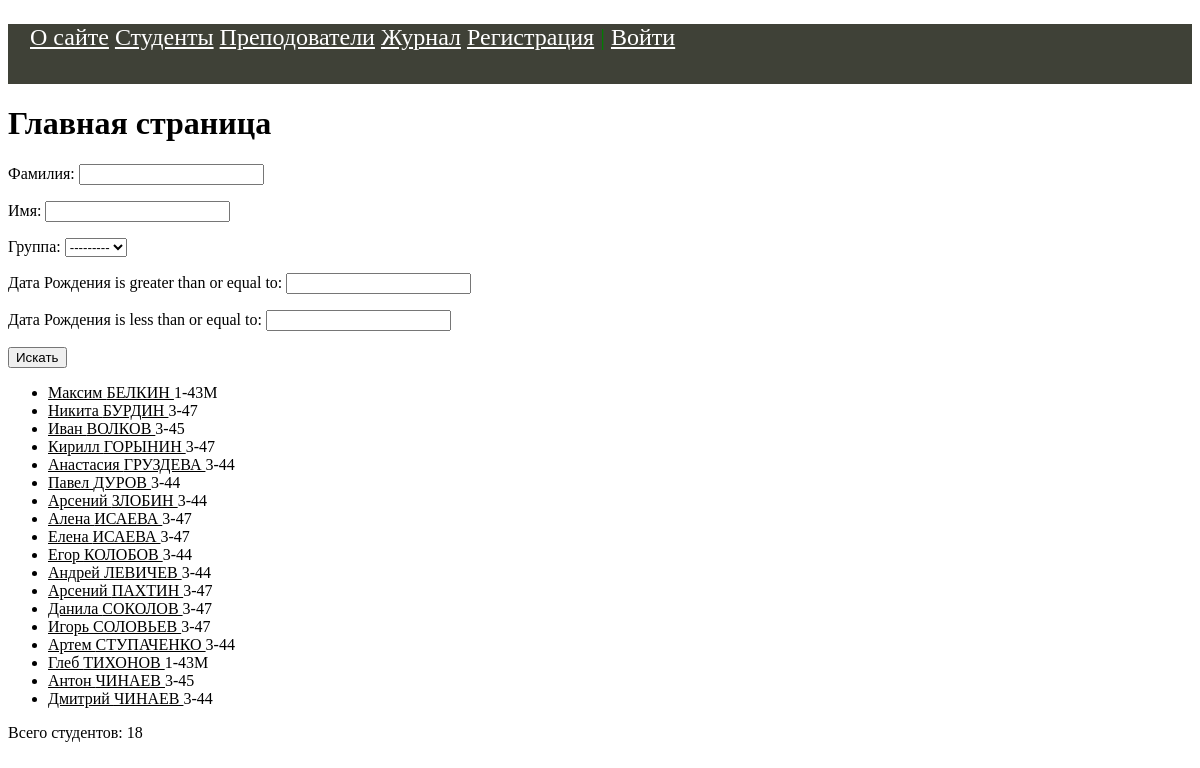
Before: / with the older database file.
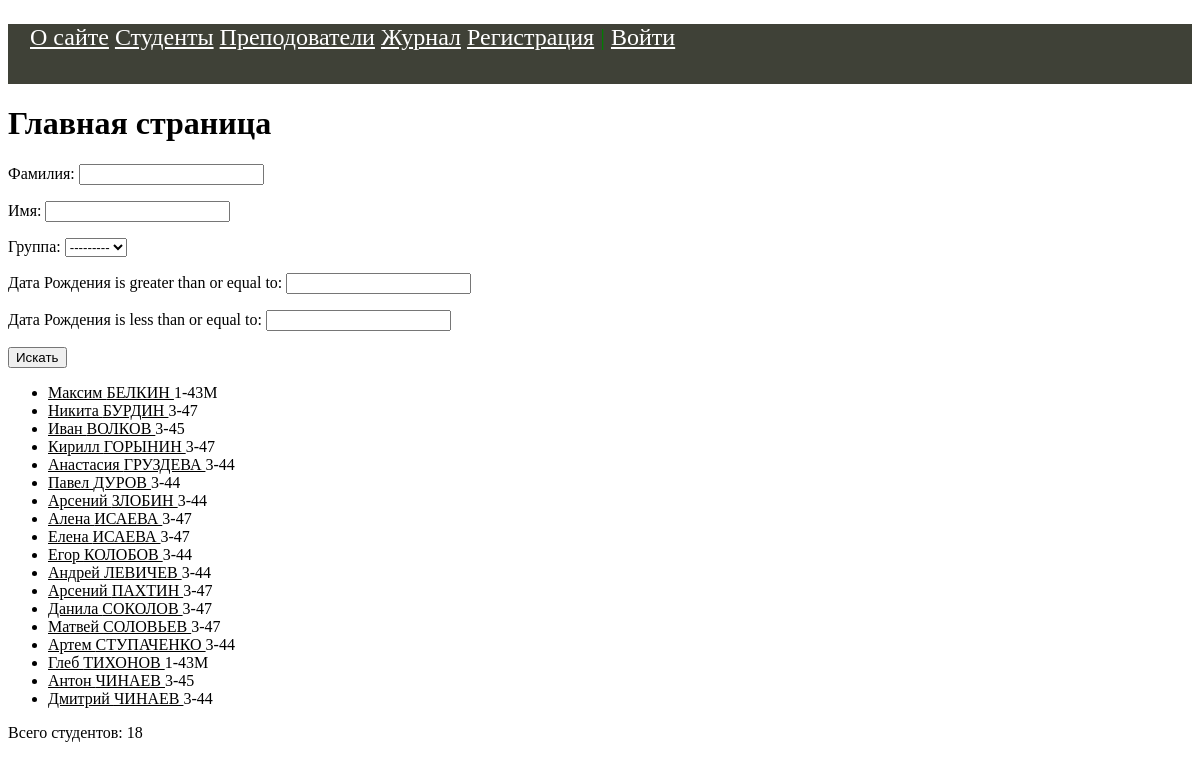
After: the same page with the newer database file.
### students/models.py (models this page shows, shortened)
class Student(models.Model):
    objects = models.Model
    first_name = models.CharField(verbose_name='Имя', max_length=50)
    last_name = models.CharField(verbose_name='Фамилия', max_length=50)
    middle_name = models.CharField(verbose_name='Отчество', max_length=50)
    email = models.EmailField(verbose_name='e-mail', blank=True)
    birth_date = models.DateField(verbose_name='Дата Рождения', default=date(1975, 9, 5))
    created_at = models.DateTimeField(verbose_name='Дата создания', auto_now_add=True)
    updated_at = models.DateTimeField(verbose_name='Дата изменения', auto_now=True)
    is_study = models.BooleanField(verbose_name='Учится', default=True)
    photo = models.ImageField(verbose_name='Фото', upload_to="photos/%Y/%m/%d")
    group = models.ForeignKey('Group', on_delete=models.CASCADE, verbose_name='Группа')
    slug = models.SlugField(verbose_name='URL', max_length=255, unique=True, db_index=True)
    user = models.ForeignKey(User, verbose_name='Пользователь', on_delete=models.CASCADE)
    class Meta:
        verbose_name = 'Студент'
        verbose_name_plural = 'Студенты'
        ordering = ['last_name', 'first_name']
    def get_absolute_url(self):
        return reverse('student', kwargs={'stud_slug': self.slug})

class Group(models.Model):
    name = models.CharField(verbose_name='Группа', max_length=5)
    course = models.CharField(verbose_name='Курс', max_length=2)
    enrollment_year = models.IntegerField(verbose_name='Год зачисления')
    objects = models.Manager()
    class Meta:
        verbose_name = 'Группа'
        verbose_name_plural = 'Группы'
        ordering = ['course', 'enrollment_year']
    def __str__(self):
        return f'{self.course}-{self.name}'

### students/views.py (the view)
# urls.py: path('', StudentHome.as_view(), name='home'),
class StudentHome(DataMixin, ListView):
    model = Student
    template_name = 'students/index.html'
    context_object_name = 'students'
    paginate_by = 20
    def get_queryset(self):
        queryset = super().get_queryset()
        st_filter = StudentFilter(self.request.GET, queryset)
        return st_filter.qs
    def get_context_data(self, **kwargs):
        context = super().get_context_data(**kwargs)
        auth = self.request.user.is_authenticated
        queryset = self.get_queryset()
        st_filter = StudentFilter(self.request.GET, queryset)
        c_def = self.get_user_context(title='Главная страница', auth=auth,
                                      st_filter=st_filter)
        return {**context, **c_def}

### students/utils.py (called while the page is built)
    def get_user_context(self, **kwargs):
        context = kwargs
        context['menu'] = menu
        return context

### students/templates/students/index.html (shortened to what this page needs)
{% extends 'students/base.html' %}
{% block content %}
    <h1>{{ title }}</h1>
    <form method="get" action="{%url 'home' %}">
        {{ st_filter.form.as_p }}
        <button type="submit">Искать</button>
    </form>
    <ul>
        {% for st in students %}
            <li>
                <a href="{{ st.get_absolute_url }}">
                    {{ st.first_name }}
                    {{ st.last_name | upper }}
                </a>
                {{ st.group.course }}-{{ st.group.name }}
            </li>
        {% endfor %}
    </ul>
    <p> Всего студентов: {{ students | length }}</p>
{% endblock %}

### students/templates/students/base.html (shortened to what this page needs)
<!DOCTYPE html>
{% load static %}
<html lang="ru">
<head>
    <link type="text/css" href="{% static 'students/css/styles.css' %}" rel="stylesheet" />
</head>
<body>
    {% block mainmenu %}
    <div class="header">
    <ul id="mainmenu" class="mainmenu">
        {% for m in menu %}
          <li><a href="{% url m.url_name %}">{{ m.title }}</a></li>
        {% endfor %}
        {% if request.user.is_authenticated %}
            <li class="last"> {{user.username}} | <a href="{% url 'logout' %}">Выйти</a></li>
        {% else %}
            <li class="last"><a href="{% url 'register' %}">Регистрация</a> | <a href="{% url 'login' %}">Войти</a></li>
        {% endif %}
    </ul>
    </div>
    {% endblock mainmenu %}
    {% block content %}
    {%endblock content %}
</body>
</html>

### students/static/students/css/styles.css (style rules this page uses)
.header { background: #3F4137; height: 60px; }
.header ul { color: green; font-size: 24px; padding-left: 16px; }
.header ul li { display: inline-block; }
.header ul li a { color: white; }
a:link { color: black; text-decoration: underline; cursor: pointer; }

Changed rows visible on the page:
changed Student "СОЛОВЬЕВ": first_name "Игорь" → "Матвей"
